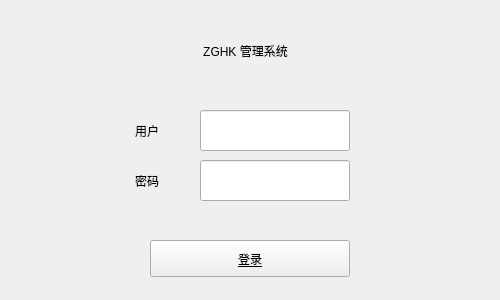
<?xml version="1.0" encoding="UTF-8"?>
<ui version="4.0">
 <class>ErpWidget</class>
 <widget class="QWidget" name="ErpWidget">
  <property name="geometry">
   <rect>
    <x>0</x>
    <y>0</y>
    <width>500</width>
    <height>300</height>
   </rect>
  </property>
  <property name="windowTitle">
   <string>用户登录</string>
  </property>
  <widget class="QLabel" name="username_label">
   <property name="geometry">
    <rect>
     <x>120</x>
     <y>110</y>
     <width>54</width>
     <height>41</height>
    </rect>
   </property>
   <property name="styleSheet">
    <string notr="true">font: 12pt &quot;站酷高端黑&quot;;</string>
   </property>
   <property name="text">
    <string>用户</string>
   </property>
   <property name="alignment">
    <set>Qt::AlignCenter</set>
   </property>
  </widget>
  <widget class="QLabel" name="password_label">
   <property name="geometry">
    <rect>
     <x>120</x>
     <y>160</y>
     <width>54</width>
     <height>41</height>
    </rect>
   </property>
   <property name="styleSheet">
    <string notr="true">font: 12pt &quot;站酷高端黑&quot;;</string>
   </property>
   <property name="text">
    <string>密码</string>
   </property>
   <property name="textFormat">
    <enum>Qt::AutoText</enum>
   </property>
   <property name="alignment">
    <set>Qt::AlignCenter</set>
   </property>
   <property name="margin">
    <number>0</number>
   </property>
   <property name="indent">
    <number>-1</number>
   </property>
  </widget>
  <widget class="QLabel" name="system_name">
   <property name="geometry">
    <rect>
     <x>130</x>
     <y>30</y>
     <width>231</width>
     <height>41</height>
    </rect>
   </property>
   <property name="styleSheet">
    <string notr="true">font: 12pt &quot;站酷高端黑&quot;;</string>
   </property>
   <property name="text">
    <string>ZGHK 管理系统</string>
   </property>
   <property name="alignment">
    <set>Qt::AlignCenter</set>
   </property>
  </widget>
  <widget class="QLineEdit" name="username">
   <property name="geometry">
    <rect>
     <x>200</x>
     <y>110</y>
     <width>150</width>
     <height>41</height>
    </rect>
   </property>
  </widget>
  <widget class="QLineEdit" name="password">
   <property name="geometry">
    <rect>
     <x>200</x>
     <y>160</y>
     <width>150</width>
     <height>41</height>
    </rect>
   </property>
  </widget>
  <widget class="QPushButton" name="loginButton">
   <property name="geometry">
    <rect>
     <x>150</x>
     <y>240</y>
     <width>200</width>
     <height>37</height>
    </rect>
   </property>
   <property name="styleSheet">
    <string notr="true">font: 16pt &quot;站酷高端黑&quot;;
text-decoration: underline;</string>
   </property>
   <property name="text">
    <string>登录</string>
   </property>
  </widget>
  <zorder>password_label</zorder>
  <zorder>system_name</zorder>
  <zorder>username_label</zorder>
  <zorder>username</zorder>
  <zorder>password</zorder>
  <zorder>loginButton</zorder>
 </widget>
 <resources/>
 <connections/>
</ui>
